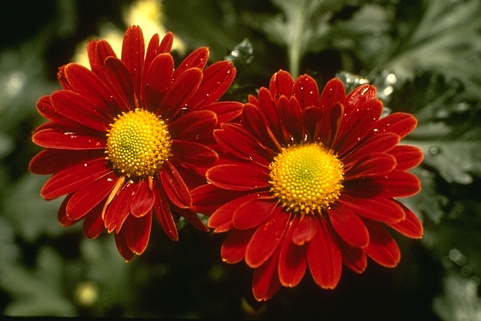
%> input picture 124084.jpg, 481 x 321 px
$ octave Run.m   (GNU Octave 9; MATLAB toolbox functions it lacks are replaced by stand-ins)
%> lines starting %> are read from the running program, lines starting %| are printed output that depends on the picture; in (x1, y1, x2, y2) boxes, pixels count from 0 and x2, y2 are one past the last pixel; in counts of white or black regions, pixels touching at a corner belong together; the program's own positions count from 1
### LCfeats.m
function Feats =  LCfeats(Iorig)

mm = ones(3)/(3)^2;
rs = 5;

for i=1:size(Iorig,3)
   u = conv2(Iorig(:,:,i), mm, 'same');
   Iorig(:,:,i) = u;
end

Feat1 = uint8(applycform(mat2gray(Iorig), makecform('srgb2lab')));
Feat2 = Iorig;

SA = rangefilt(Feat1, true(rs));

Feats(:,:,1) = imadjust(uint8(SA(:,:,1)));
Feats(:,:,2) = imadjust(uint8(SA(:,:,2)));
Feats(:,:,3) = imadjust(uint8(SA(:,:,3)));

SB = rangefilt(Feat2, true(rs));
Feats(:,:,1+end) = imadjust(uint8(SB(:,:,1)));
Feats(:,:,1+end) = imadjust(uint8(SB(:,:,2)));
Feats(:,:,1+end) = imadjust(uint8(SB(:,:,3)));
end

### Lp_seg.m
function [Isol, Ibin] =  Lp_seg(Iorig, maskconstraints, lambda)

% Computing the matrix of weights
disp('Computing the matrix of weights');
W = LCweights(Iorig);

% Building/solving the linear system of equations
disp('Building/solving the LC linear system');
[Lm,Lu,B, labels, cindex,index, xm, xsol] = L1linear_hard(W, maskconstraints);

[Df,Db]=GMM(Iorig,maskconstraints);

rho=120 ;

d0=zeros(length(index),1);
b0=zeros(length(index),1);
d1=zeros(length(cindex),1);
b1=zeros(length(cindex),1);

w1_len = size(Lm * xm , 1);
w2_len = size(B' * xm , 1);

w1=spdiags(ones(w1_len,1),0,w1_len,w1_len);
w2=spdiags(ones(w2_len,1),0,w2_len,w2_len);

itr_num = 4;
for i=1:itr_num
    fprintf('Iteration %d out of %d...\n',i, itr_num);

    left_hand=(B'* w1^2 * B + Lu' * w2^2 * Lu) * rho + 2 * lambda * (Df + Db);
    right_hand = rho*(B'* w1^2 * Lm + Lu'* w2^2 * B') * xm ...
        -B'* w1 * (rho * d0 - b0) + Lu' * w2 * (rho * d1-b1) ...
        + 2 * lambda * Df * ones(size(Df,1),1);
    xunk = left_hand\right_hand;

    d0 = shrink(w1 * (Lm * xm - B * xunk) + b0 * 1.0 / rho,1.0 / rho);
    d1 = shrink(w2 * (Lu * xunk - B' * xm) + b1 * 1.0 / rho,1.0 / rho);

    b0 = b0 + w1 * (Lm * xm - B * xunk) - d0;
    b1 = b1 + w2 * (Lu * xunk - B' * xm) - d1;

    w1 = element_wise(Lm * xm - B * xunk , 0.8);
    w1 = spdiags(w1,0,w1_len,w1_len);
    w2 = element_wise(Lu * xunk - B'* xm , 0.8);
    w2 = spdiags(w2,0,w2_len,w2_len);
end

% Outlier pruning
disp('Segmenting the image');
xunk(xunk < labels(1)) = labels(1);
xunk(xunk > labels(2)) = labels(2);

% Assigning the obtained solution to the output vector
xsol(cindex) = xunk;
Isol = reshape(xsol, size(Iorig,1), size(Iorig,2));

% Generating the definitive segmentation
%op: 1 (by Otsu's thresholding)
Ibin = (Isol > graythresh(Isol));
%op: 2 (by trivial cutting)
% Ibin = (Isol > sum(labels)/2);

end


% [11 lines left out: functions shrink, element_wise, not called in this run]

### LCweights.m
function W = LCweights(Iorig)

I = LCfeats(Iorig);

Epsilon = 0.0001;
Beta = 600;
[nRows, nCols, nChannels] = size(I);

Img = zeros(nRows, nCols, nChannels);
Dist_lr_aux = zeros(nRows-1, nCols-1, nChannels);
Dist_rl_aux = zeros(nRows-1, nCols-1, nChannels);

for k=1:nChannels
   Img(:,:,k) = mat2gray(I(:,:,k));
   Dist_lr_aux(:,:,k) = abs(Img(1:end-1,1:end-1,k) - Img(2:end,2:end,k));
   Dist_rl_aux(:,:,k) = abs(Img(1:end-1,2:end,k) - Img(2:end,1:end-1,k));
end

dist_lr = reshape(max(Dist_lr_aux, [], 3), (nRows-1)*(nCols-1), 1);
dist_rl = reshape(max(Dist_rl_aux, [], 3), (nRows-1)*(nCols-1), 1);
dist_ht = reshape(max(abs(diff(Img,1,1)), [], 3), (nRows-1)*nCols, 1);
dist_vt = reshape(max(abs(diff(Img,1,2)), [], 3), nRows*(nCols-1), 1);

dist = [dist_lr; dist_rl; dist_ht; dist_vt];
dist = roundn(exp(-Beta*dist.*dist),-4) + Epsilon;

iaux = transpose(1:nRows*nCols);

ilr = iaux(1:end-nRows);
ilr(nRows:nRows:end) = [];

jlr = ilr + nRows + 1;

irl = ilr + 1;
jrl = jlr - 1;

iht = iaux;
iht(nRows:nRows:end) = [];
jht = iht + 1;

ivt = iaux(1:end-nRows);
jvt = iaux(nRows+1:end);

i = [ilr; irl; iht; ivt];
j = [jlr; jrl; jht; jvt];

W = sparse([i; j], [j; i], [dist; dist], nRows*nCols, nRows*nCols, 2*numel(i));
end

### Run.m
    original_image_path = '124084.jpg';
    marked_imageName = '124084_marked.png';
    mask1_path = '124084_mask1.png';
    mask2_path = '124084_mask2.png';

    Iorig = imread(original_image_path);
%> Iorig is the input picture: size 321x481x3 uint8; mean R, G, B 96.2, 47.2, 21.6
    Imarked = imread(marked_imageName);
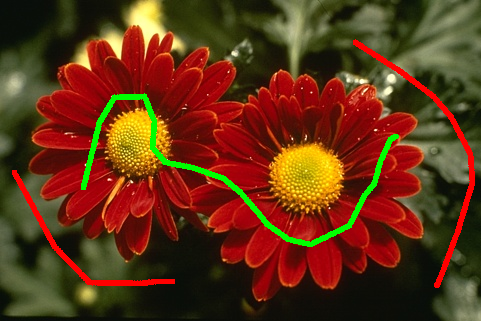
%> input picture 124084_marked.png, 481 x 321 px
%> Imarked is the input picture: size 321x481x3 uint8; mean R, G, B 97.3, 50.5, 20.8
    mask1 = imread(mask1_path);
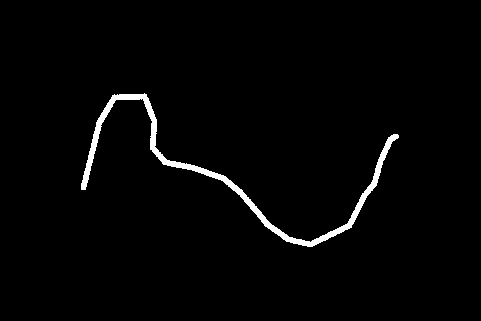
%> input picture 124084_mask1.png, 481 x 321 px
%> mask1 is the input picture: size 321x481 uint8; 1.9% white; 1 white region, box (x1, y1, x2, y2) and area: (81, 93, 399, 247) 3001
    mask2 = imread(mask2_path);
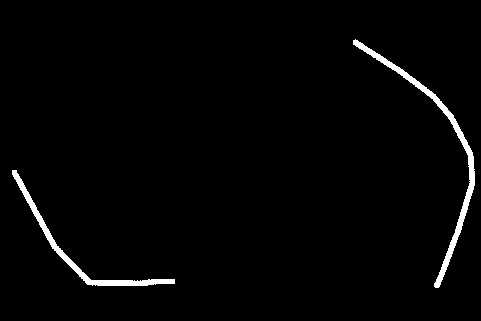
%> input picture 124084_mask2.png, 481 x 321 px
%> mask2 is the input picture: size 321x481 uint8; 2% white; 2 white regions, box (x1, y1, x2, y2) and area: (353, 39, 475, 288) 1758, (12, 170, 175, 286) 1262

    mask1(mask1 > 0) = 1;
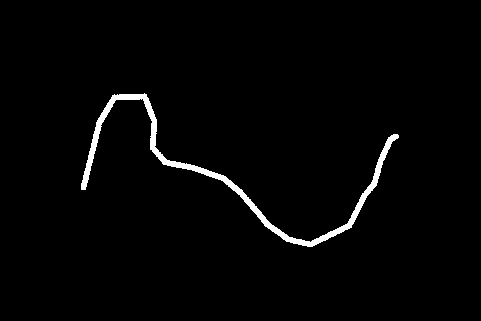
%> mask1: size 321x481 uint8; values 0 (black) and 1 (white), 1.9% white; 1 white region, box (x1, y1, x2, y2) and area: (81, 93, 399, 247) 3001
    mask2(mask2 > 0) = 1;
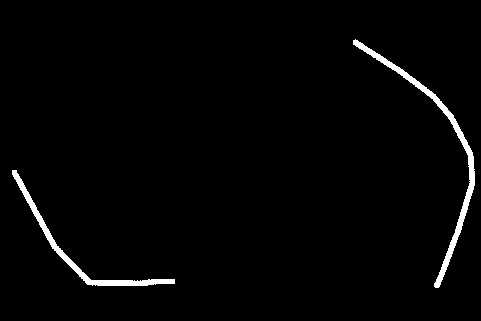
%> mask2: size 321x481 uint8; values 0 (black) and 1 (white), 2% white; 2 white regions, box (x1, y1, x2, y2) and area: (353, 39, 475, 288) 1758, (12, 170, 175, 286) 1262

    [m, n, ~] = size(Iorig);
%> m = 321; n = 481
    mask = zeros(m, n, 2);
    mask(:, :, 1) = mask1;
    mask(:, :, 2) = mask2;
    maskconstraints = mask;

    % Computing the Lp-based segmentation
    [~, Ibin] =  Lp_seg(Iorig, maskconstraints,0.1);
%> the loop in LCfeats, `for i=1:size(Iorig,3)` made 3 passes
%> pass 1, in LCfeats, `u = conv2(Iorig(:,:,i), mm, 'same');`:
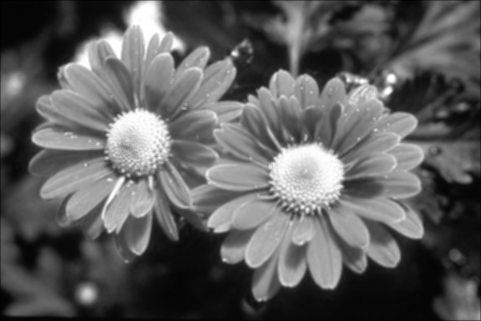
%> u: size 321x481 double; min 4, max 255, mean 96.1; drawn with min black and max white
%> pass 3, in LCfeats, `u = conv2(Iorig(:,:,i), mm, 'same');`:
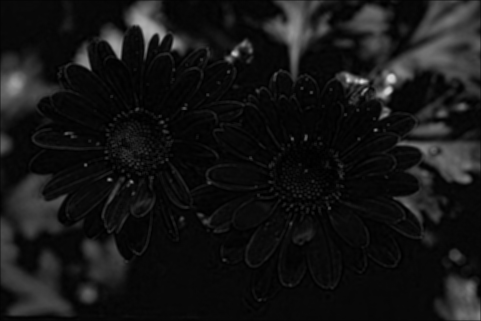
%> u: size 321x481 double; min 0, max 219.3, mean 21.5
%> in LCfeats, `Feat1 = uint8(applycform(mat2gray(Iorig), makecform('srgb2lab')));`: Feat1: size 321x481x3 uint8; mean of channels 1, 2, 3 28.1, 19.7, 27.5
%> the run ends on the next line
